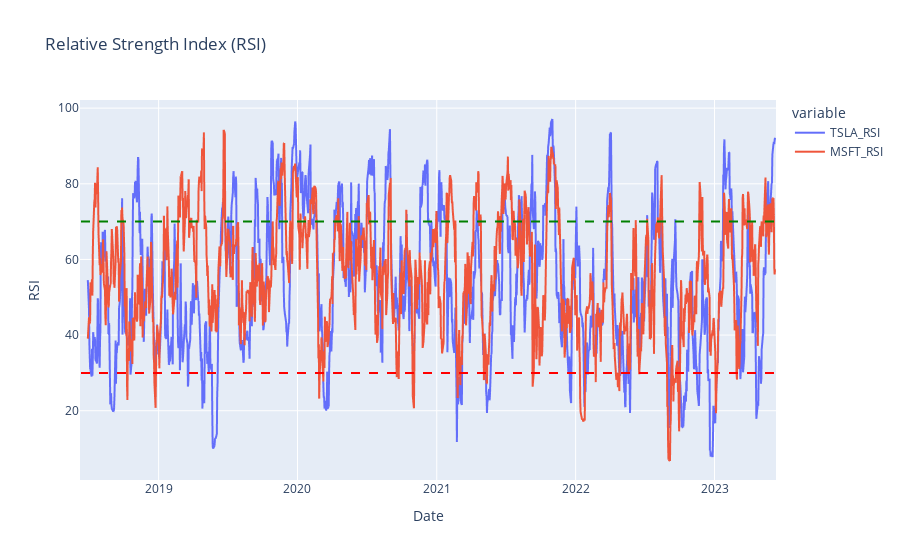

Write notebook code for a chart like this one.
### Code cell
fig = px.line(data, x='Date', y=['TSLA_RSI','MSFT_RSI'], title='Relative Strength Index (RSI)')

#.add_shape allows to add more instances on the same figure - like constant lines 

fig.add_shape(type='line',
              x0=data['Date'].iloc[0], y0=30, x1=data['Date'].iloc[-1], y1=30,
              line=dict(color='red', dash='dash'),
              name='Lower Threshold')

fig.add_shape(type='line',
              x0=data['Date'].iloc[0], y0=70, x1=data['Date'].iloc[-1], y1=70,
              line=dict(color='green', dash='dash'),
              name='Upper Threshold')


fig.update_xaxes(title='Date')
fig.update_yaxes(title='RSI')

### Figure 1 — Plotly figure (JSON) as saved in the notebook; plotly's stock layout.template omitted (floating-point values rounded to 4 significant figures; data arrays with more than 128 entries replaced by an {"elided": "..."} marker saying what was removed)
{"data": [{"hovertemplate": "variable=TSLA_RSI<br>Date=%{x}<br>value=%{y}<extra></extra>", "legendgroup": "TSLA_RSI", "line": {"color": "#636efa", "dash": "solid"}, "marker": {"symbol": "circle"}, "mode": "lines", "name": "TSLA_RSI", "showlegend": true, "type": "scattergl", "x": {"elided": "1259 str values"}, "xaxis": "x", "y": {"elided": "1259 float values"}, "yaxis": "y"}, {"hovertemplate": "variable=MSFT_RSI<br>Date=%{x}<br>value=%{y}<extra></extra>", "legendgroup": "MSFT_RSI", "line": {"color": "#EF553B", "dash": "solid"}, "marker": {"symbol": "circle"}, "mode": "lines", "name": "MSFT_RSI", "showlegend": true, "type": "scattergl", "x": {"elided": "1259 str values"}, "xaxis": "x", "y": {"elided": "1259 float values"}, "yaxis": "y"}], "layout": {"legend": {"title": {"text": "variable"}, "tracegroupgap": 0}, "shapes": [{"line": {"color": "red", "dash": "dash"}, "name": "Lower Threshold", "type": "line", "x0": "2018-06-11T00:00:00", "x1": "2023-06-09T00:00:00", "y0": 30, "y1": 30}, {"line": {"color": "green", "dash": "dash"}, "name": "Upper Threshold", "type": "line", "x0": "2018-06-11T00:00:00", "x1": "2023-06-09T00:00:00", "y0": 70, "y1": 70}], "title": {"text": "Relative Strength Index (RSI)"}, "xaxis": {"anchor": "y", "domain": [0, 1], "title": {"text": "Date"}}, "yaxis": {"anchor": "x", "domain": [0, 1], "title": {"text": "RSI"}}}}
